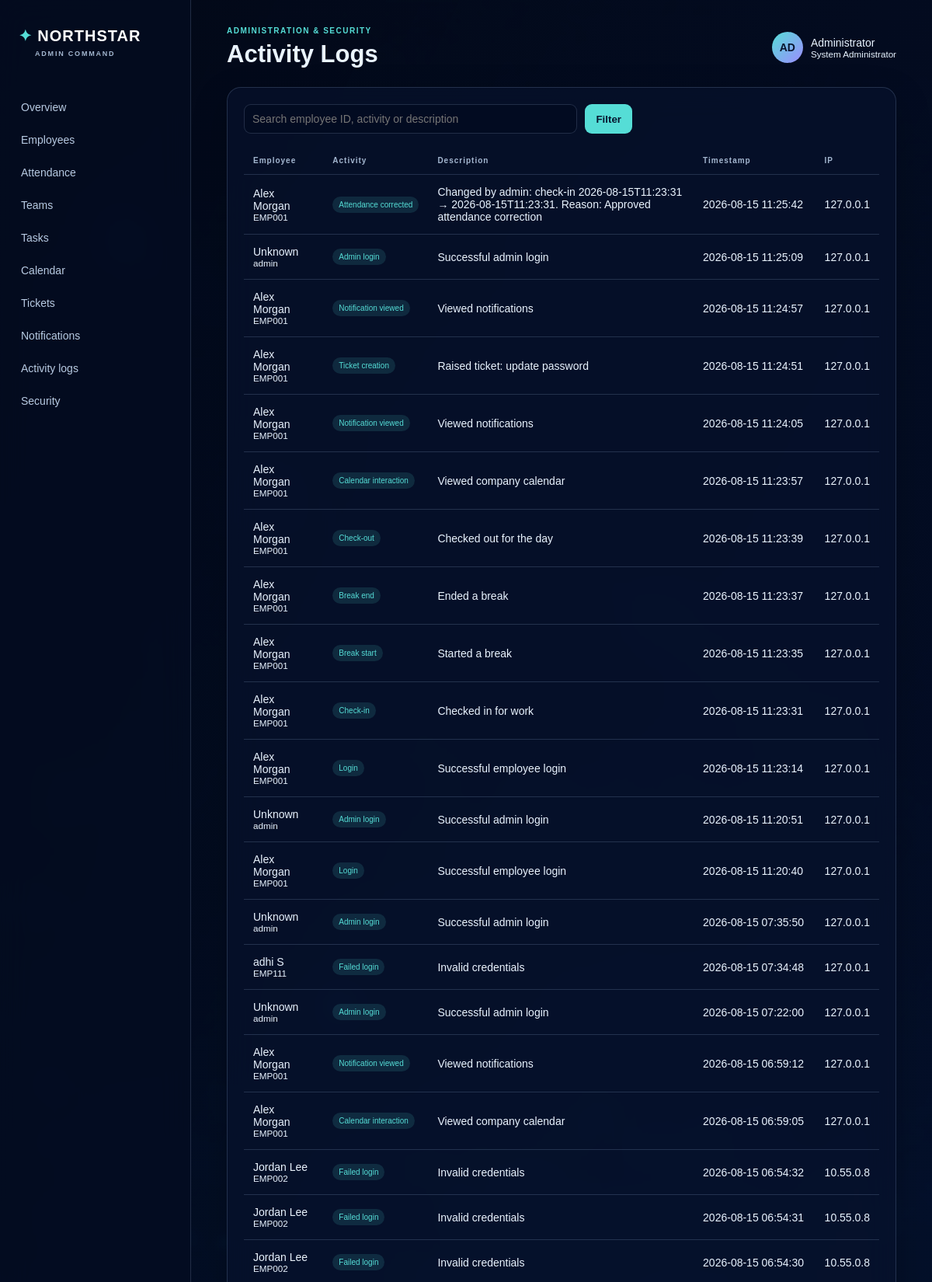
Page /logs (signed in, upper part) on the committed database.
### tables this page shows
CREATE TABLE activity_logs(id INTEGER PRIMARY KEY,employee_id TEXT,activity_type TEXT,description TEXT,timestamp TEXT,ip_address TEXT, user_id TEXT, user_type TEXT);

CREATE TABLE employees(employee_id TEXT PRIMARY KEY,name TEXT,email TEXT,phone TEXT,department TEXT,designation TEXT,joining_date TEXT,team_id INTEGER,manager TEXT,status TEXT DEFAULT 'Active', password_hash TEXT, profile_photo TEXT, role TEXT DEFAULT 'Employee');

### admin_pjs/app.py (the view)
@app.route('/logs')
@admin_required
def logs():
 q=request.args.get('q','');return render_template('admin/activity_logs.html',logs=rows("SELECT l.*,e.name FROM activity_logs l LEFT JOIN employees e ON e.employee_id=l.employee_id WHERE l.employee_id LIKE ? OR l.activity_type LIKE ? OR l.description LIKE ? ORDER BY l.id DESC",('%'+q+'%','%'+q+'%','%'+q+'%')),q=q)

### admin_pjs/app.py (called while the page is built)
def db():
 if 'db' not in g: g.db=sqlite3.connect(app.config['DATABASE']);g.db.row_factory=sqlite3.Row
 return g.db

@app.teardown_appcontext
def close(e):
 c=g.pop('db',None)
 if c:c.close()

def admin_required(f):
 @wraps(f)
 def w(*a,**k):
  if not session.get('admin_id'):return redirect(url_for('login'))
  return f(*a,**k)
 return w

def rows(q,p=()):return db().execute(q,p).fetchall()

### security_pjs/api.py (called while the page is built, shortened)
@security_api.before_app_request
def request_limit():
    if request.path.startswith('/api/security'):g.security_api_started=time.perf_counter()
    if request.path.startswith("/api/security") and request.content_length and request.content_length>config.MAX_API_BYTES:return _error("request body too large",413)

@security_api.after_app_request
def audit_api_request(response):
    if not request.path.startswith('/api/security'):return response

### admin_pjs/templates/admin/activity_logs.html
{% extends 'base.html' %}{% block heading %}Activity Logs{% endblock %}{% block content %}<section class="glass tablewrap"><form class="search"><input name="q" value="{{q}}" placeholder="Search employee ID, activity or description"><button>Filter</button></form><table><tr><th>Employee</th><th>Activity</th><th>Description</th><th>Timestamp</th><th>IP</th></tr>{% for l in logs %}<tr><td>{{l.name or 'Unknown'}}<small>{{l.employee_id}}</small></td><td><span class="badge">{{l.activity_type}}</span></td><td>{{l.description}}</td><td>{{l.timestamp.replace('T',' ')}}</td><td>{{l.ip_address or '—'}}</td></tr>{% endfor %}</table></section>{% endblock %}

### admin_pjs/static/css/style.css (style rules this page uses)
:root { --ink:#eaf4ff;--muted:#a4b7d0;--line:rgba(183,212,255,.17);--glass:rgba(8,19,45,.67);--cyan:#55ddd6;--violet:#9d8cff;--red:#ff8298;--amber:#ffc46d }
* { box-sizing:border-box }
body { margin:0;min-height:100vh;color:var(--ink);font:14px Arial,sans-serif;background:#071127 url('../images/background.jpg') center/cover fixed }
body:before { content:'';position:fixed;inset:0;background:linear-gradient(115deg,rgba(2,8,22,.94),rgba(8,18,51,.66));z-index:-1 }
.brand small,.admin small,td small,.row small { display:block }
.glass,dialog { background:var(--glass);border:1px solid var(--line);box-shadow:0 16px 45px rgba(0,0,0,.22);backdrop-filter:blur(18px);border-radius:18px;padding:21px;margin-bottom:19px }
.badge { display:inline-block;padding:5px 8px;border-radius:99px;background:rgba(85,221,214,.13);color:var(--cyan);font-size:10px;white-space:nowrap }
.tablewrap { overflow-x:auto }
table { width:100%;border-collapse:collapse;min-width:700px;margin-top:14px }
th { text-align:left;color:var(--muted);font-size:10px;letter-spacing:1px;padding:12px }
td { border-top:1px solid var(--line);padding:14px 12px }
tbody tr { transition:.2s }
input,select,textarea { display:block;width:100%;margin-top:6px;padding:10px;background:rgba(2,11,31,.63);border:1px solid var(--line);border-radius:9px;color:var(--ink);font:14px Arial }
button { border:0;border-radius:9px;padding:10px 14px;color:#07152e;background:var(--cyan);font-weight:bold;cursor:pointer;transition:.2s }
.search { display:flex;gap:10px;max-width:500px;margin-bottom:17px }
.search input { margin:0 }

### rows in the picture
activity_logs: name "Alex Morgan", employee_id "EMP001", activity_type "Attendance corrected", description "Changed by admin: check-in 2026-08-15T11:23:31 → 2026-08-15T11:23:31. Reason: Approved attendance correction", timestamp.replace "2026-08-15 11:25:42", ip_address "127.0.0.1"
activity_logs: name "Unknown", employee_id "admin", activity_type "Admin login", description "Successful admin login", timestamp.replace "2026-08-15 11:25:09", ip_address "127.0.0.1"
activity_logs: name "Alex Morgan", employee_id "EMP001", activity_type "Notification viewed", description "Viewed notifications", timestamp.replace "2026-08-15 11:24:57", ip_address "127.0.0.1"
activity_logs: name "Alex Morgan", employee_id "EMP001", activity_type "Ticket creation", description "Raised ticket: update password", timestamp.replace "2026-08-15 11:24:51", ip_address "127.0.0.1"
activity_logs: name "Alex Morgan", employee_id "EMP001", activity_type "Notification viewed", description "Viewed notifications", timestamp.replace "2026-08-15 11:24:05", ip_address "127.0.0.1"
activity_logs: name "Alex Morgan", employee_id "EMP001", activity_type "Calendar interaction", description "Viewed company calendar", timestamp.replace "2026-08-15 11:23:57", ip_address "127.0.0.1"
activity_logs: name "Alex Morgan", employee_id "EMP001", activity_type "Check-out", description "Checked out for the day", timestamp.replace "2026-08-15 11:23:39", ip_address "127.0.0.1"
activity_logs: name "Alex Morgan", employee_id "EMP001", activity_type "Break end", description "Ended a break", timestamp.replace "2026-08-15 11:23:37", ip_address "127.0.0.1"
activity_logs: name "Alex Morgan", employee_id "EMP001", activity_type "Break start", description "Started a break", timestamp.replace "2026-08-15 11:23:35", ip_address "127.0.0.1"
activity_logs: name "Alex Morgan", employee_id "EMP001", activity_type "Check-in", description "Checked in for work", timestamp.replace "2026-08-15 11:23:31", ip_address "127.0.0.1"
activity_logs: name "Alex Morgan", employee_id "EMP001", activity_type "Login", description "Successful employee login", timestamp.replace "2026-08-15 11:23:14", ip_address "127.0.0.1"
activity_logs: name "Unknown", employee_id "admin", activity_type "Admin login", description "Successful admin login", timestamp.replace "2026-08-15 11:20:51", ip_address "127.0.0.1"
activity_logs: name "Alex Morgan", employee_id "EMP001", activity_type "Login", description "Successful employee login", timestamp.replace "2026-08-15 11:20:40", ip_address "127.0.0.1"
activity_logs: name "Unknown", employee_id "admin", activity_type "Admin login", description "Successful admin login", timestamp.replace "2026-08-15 07:35:50", ip_address "127.0.0.1"
activity_logs: name "adhi S", employee_id "EMP111", activity_type "Failed login", description "Invalid credentials", timestamp.replace "2026-08-15 07:34:48", ip_address "127.0.0.1"
activity_logs: name "Unknown", employee_id "admin", activity_type "Admin login", description "Successful admin login", timestamp.replace "2026-08-15 07:22:00", ip_address "127.0.0.1"
activity_logs: name "Alex Morgan", employee_id "EMP001", activity_type "Notification viewed", description "Viewed notifications", timestamp.replace "2026-08-15 06:59:12", ip_address "127.0.0.1"
activity_logs: name "Alex Morgan", employee_id "EMP001", activity_type "Calendar interaction", description "Viewed company calendar", timestamp.replace "2026-08-15 06:59:05", ip_address "127.0.0.1"
activity_logs: name "Jordan Lee", employee_id "EMP002", activity_type "Failed login", description "Invalid credentials", timestamp.replace "2026-08-15 06:54:32", ip_address "10.55.0.8"
activity_logs: name "Jordan Lee", employee_id "EMP002", activity_type "Failed login", description "Invalid credentials", timestamp.replace "2026-08-15 06:54:31", ip_address "10.55.0.8"
activity_logs: name "Jordan Lee", employee_id "EMP002", activity_type "Failed login", description "Invalid credentials", timestamp.replace "2026-08-15 06:54:30", ip_address "10.55.0.8"
